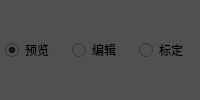
        <widget class="QWidget" name="modeWidget" native="true">
         <property name="minimumSize">
          <size>
           <width>0</width>
           <height>24</height>
          </size>
         </property>
         <property name="styleSheet">
          <string notr="true">background-color: rgb(80, 80, 80);</string>
         </property>
         <layout class="QHBoxLayout" name="horizontalLayout_4">
          <property name="leftMargin">
           <number>5</number>
          </property>
          <property name="topMargin">
           <number>0</number>
          </property>
          <property name="rightMargin">
           <number>0</number>
          </property>
          <property name="bottomMargin">
           <number>0</number>
          </property>
          <item>
           <widget class="QRadioButton" name="viewMode">
            <property name="text">
             <string>预览</string>
            </property>
            <property name="checked">
             <bool>true</bool>
            </property>
           </widget>
          </item>
          <item>
           <widget class="QRadioButton" name="editMode">
            <property name="text">
             <string>编辑</string>
            </property>
           </widget>
          </item>
          <item>
           <widget class="QRadioButton" name="calibrationMode">
            <property name="text">
             <string>标定</string>
            </property>
           </widget>
          </item>
         </layout>
        </widget>
